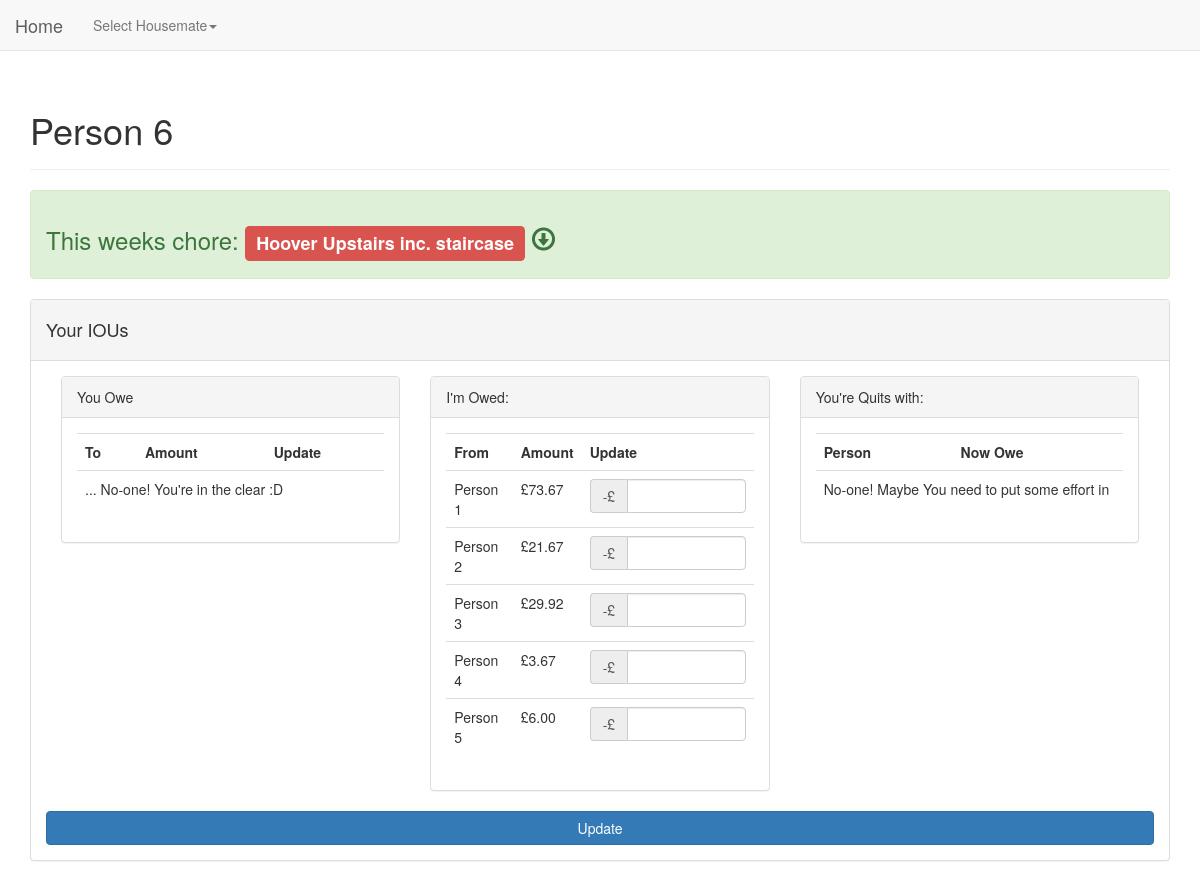
The app's page /profile/Person 6, older data.
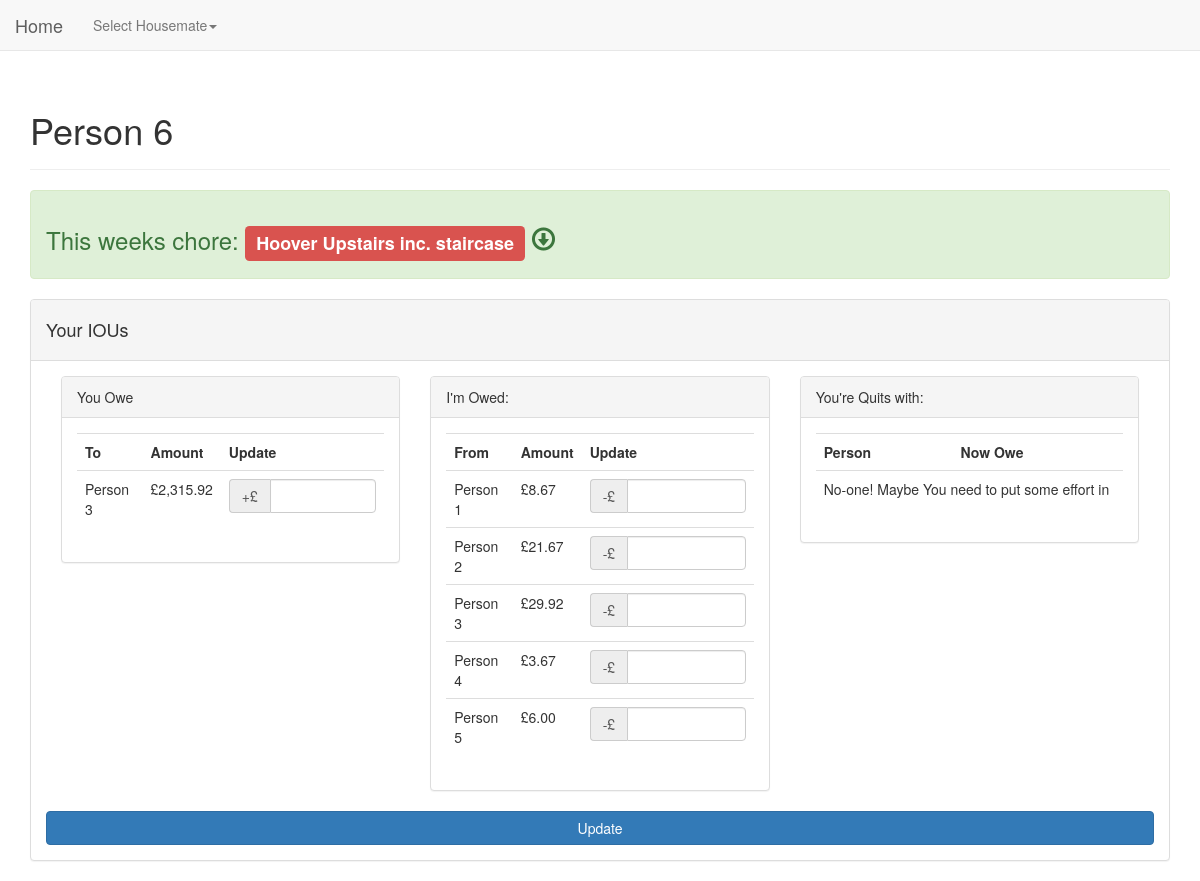
The same page, newer data.
### housenet/database/models.py (models this page shows, shortened)
class Cashflow(db.Model):
    __tablename__ = "cashflows"
    id = db.Column(db.Integer, primary_key=True, unique=True)
    to_name = db.Column(db.String, db.ForeignKey("housemates.name"))
    from_name = db.Column(db.String, db.ForeignKey("housemates.name"))
    _amount = db.Column(db.Float(asdecimal=True))
    @property
    def amount(self):
        return self._amount
    @property
    def as_tuple(self):
        return self.from_name, self.to_name, "{0:,.2f}".format(self.amount)

### housenet/views/views.py (the view, shortened to what this page needs)
@base_app.route("/profile/<name>", methods=["POST", "GET"])
def profile(name):
    housemate = Housemate.query.get(name)
    if housemate:
        current_chore = housemate.current_chore
        debts = (cashflow.as_tuple for cashflow in housemate.out_flow)
        debits = (cashflow.as_tuple for cashflow in housemate.in_flow)
        quits = (cashflow.as_tuple for cashflow in housemate.quits)
        return render_template("profile.html", title=name, current_chore=current_chore, debts=debts, debits=debits,
                               quits=quits)
    return "<a>You're drunk, go </a><a href='/'>home</a>"

### housenet/__init__.py (called while the page is built)
def add_global_context_processors(app):
    @app.context_processor
    def inject_vars():
        values = {}
        housemate_names = Housemate.names()
        values['names'] = housemate_names
        return values

### housenet/database/models.py (called while the page is built)
    @staticmethod
    def names():
        return (housemate.name for housemate in Housemate.query.all())

    @property
    def current_chore(self):
        return self.chore_on(datetime.date.today())

    def chore_on(self, date):
        return self.chores.filter(Chore.start_date <= date,
                                  Chore.end_date > datetime.date.today()).first()

### housenet/templates/profile.html (shortened to what the changed rows need)
{% extends "layout.html" %}
{% block content %}
    <div class="panel panel-default">
        <form method="post" name="You Owe">
            <div class="container-fluid">
                <div class="row">
                    <div class="panel-body">
                        <div class="col-md-4">
                            <div class="panel panel-default">
                                <div class="panel-body">
                                    <table class="table">
                                        <tr>
                                            <th>To</th><th>Amount</th><th>Update</th>
                                        </tr>
                                        {% for _, to, amount in debts %}
                                        <tr>
                                            <td>{{ to }}</td><td>£{{ amount }}</td>
                                            <td>
                                                <div class="input-group">
                                                    <div class="input-group-addon">+£</div>
                                                    <input class="form-control" type="number" name="{{ to }}" step="any">
                                                </div>
                                            </td>
                                        </tr>
                                        {% else %}
                                        <tr>
                                            <td colspan="3">... No-one! You're in the clear :D</td>
                                        </tr>
                                        {% endfor %}
                                    </table>
                                </div>
                            </div>
                        </div>
                        <div class="col-md-4">
                            <div class="panel panel-default">
                                <div class="panel-body">
                                    <table class="table">
                                        <tr>
                                            <th>From</th><th>Amount</th><th>Update</th>
                                        </tr>
                                        {% for from, _, amount in debits %}
                                        <tr>
                                            <td>{{ from }}</td><td>£{{ amount }}</td>
                                            <td>
                                                <div class="input-group">
                                                    <div class="input-group-addon">-£</div>
                                                    <input class="form-control" type="number" name="{{ from }}" step="any">
                                                </div>
                                            </td>
                                        </tr>
                                        {% else %}
                                        <tr>
                                            <td colspan="3">Nowt... consider being more generous</td>
                                        </tr>
                                        {% endfor %}
                                    </table>
                                </div>
                            </div>
                        </div>
                        <div class="col-md-4">
                            <div class="panel panel-default">
                                <div class="panel-body">
                                    <table class="table">
                                        <tr>
                                            <th>Person</th><th>Now Owe</th>
                                        </tr>
                                    </table>
                                </div>
                            </div>
                        </div>
                    </div>
                </div>
            </div>
        </form>
    </div>
{% endblock %}

Row changes from the older to the newer data that the page shows:
now on this page (row edited): Cashflow: to_name "Person 3", _amount "2,315.92", shown under "Your IOUs"
changed Cashflow "Person 1": _amount "73.67" → "8.67"
Text that changed along with them:
text no longer shown: "... No-one! You're in the clear :D"
